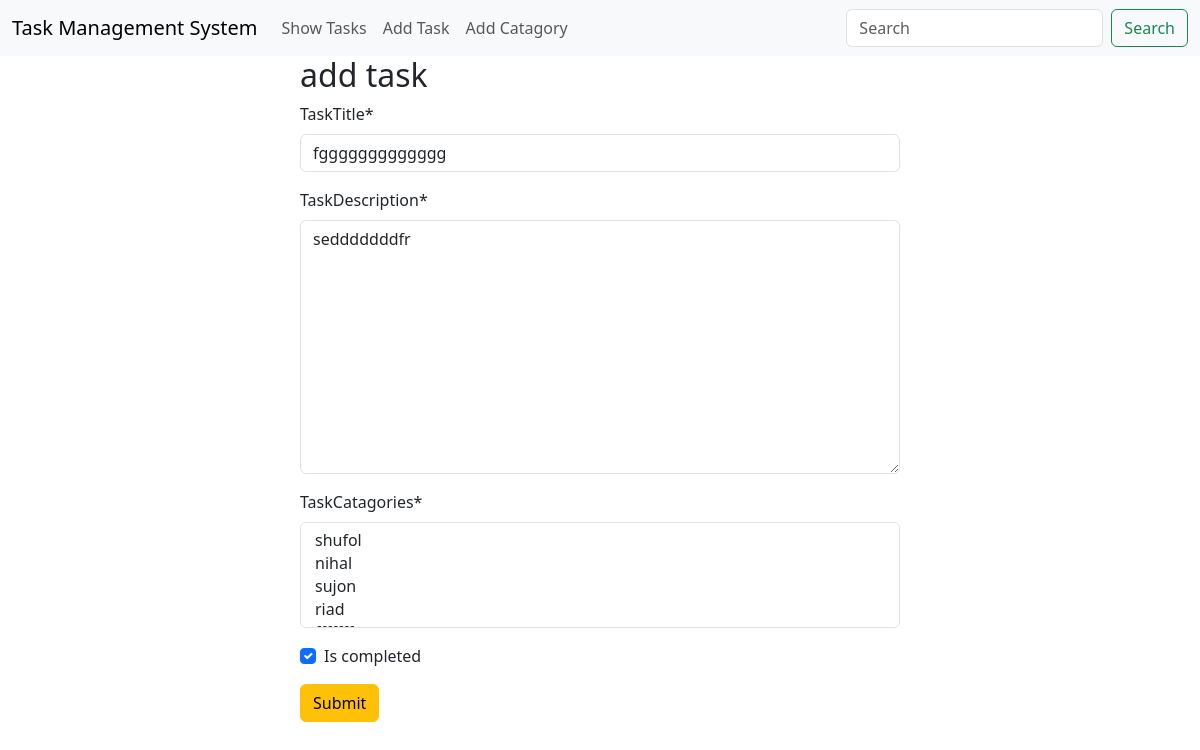
Before: /task/edit/2 with the older database file.
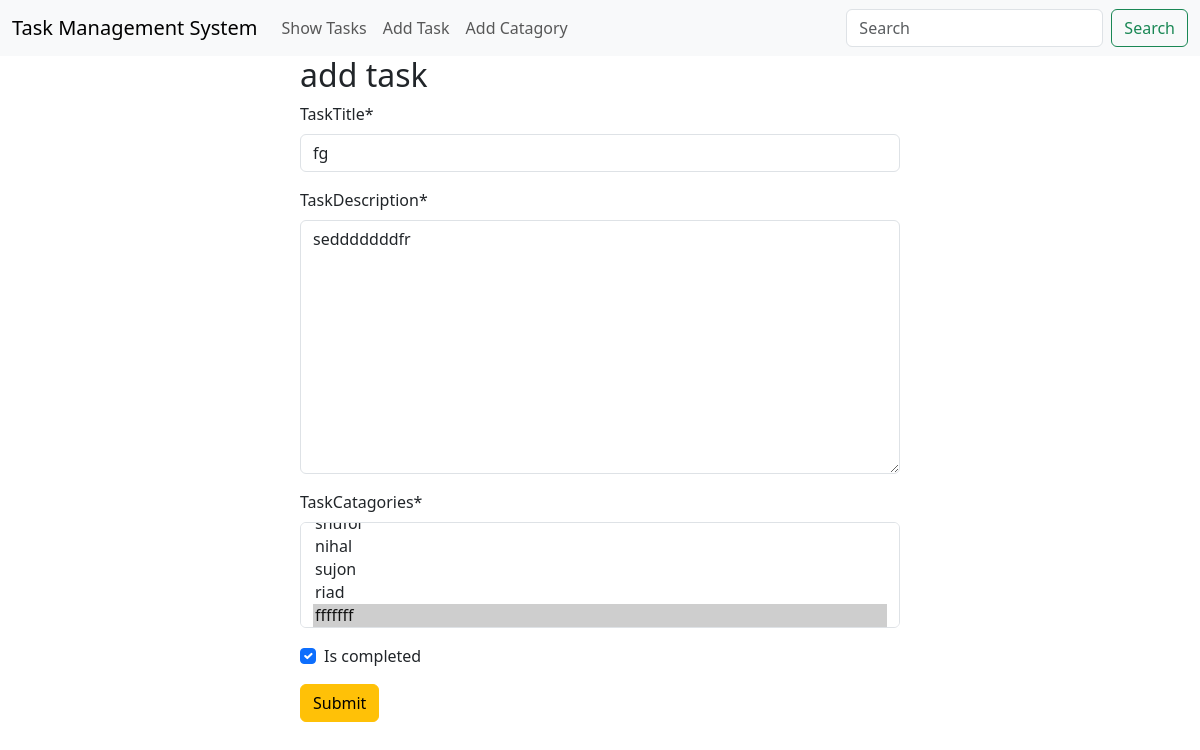
After: the same page with the newer database file.
### task/models.py (models this page shows, shortened)
class taskModel(models.Model):
    taskTitle = models.CharField(max_length=20)
    taskDescription = models.TextField()
    taskCatagories = models.ManyToManyField(catagoryModel, default=None)
    is_completed = models.BooleanField(default=False)
    taskAssignedDate = models.DateTimeField(auto_now_add=True)

### task/views.py (the view)
# urls.py: path('edit/<int:id>',edit_task ,name='editTask'),
def edit_task(request, id):
    task = taskModel.objects.get(pk=id)
    task_form = task_Model_Form(instance=task)
    if request.method == 'POST':
        task_form = task_Model_Form(request.POST, instance=task)
        if task_form.is_valid():
            task_form.save()
            return redirect('homepage')
    return render(request, 'add_task.html', {'data':task_form})

### task/forms.py
class task_Model_Form(forms.ModelForm):
    class Meta:
        model = taskModel
        fields = '__all__'

### catagories/models.py (called while the page is built)
    def __str__(self):
        return self.catagoryName

### task/templates/add_task.html (shortened to what this page needs)
{% extends "base.html" %}
{%  load crispy_forms_tags %}
{% block content %}
<form style="width:50% ; margin : auto" action="" method="post">
    <h2>add task</h2>
    {{data | crispy}}
    <button class='btn btn-warning'>Submit</button>
</form>
{% endblock content %}

Changed rows visible on the page:
changed taskModel "sedddddddfr": taskTitle "fggggggggggggg" → "fg"
Other visible differences:
form field taskCatagories: "shufol / nihal / sujon / riad" → "nihal / sujon / riad / fffffff ☑"
